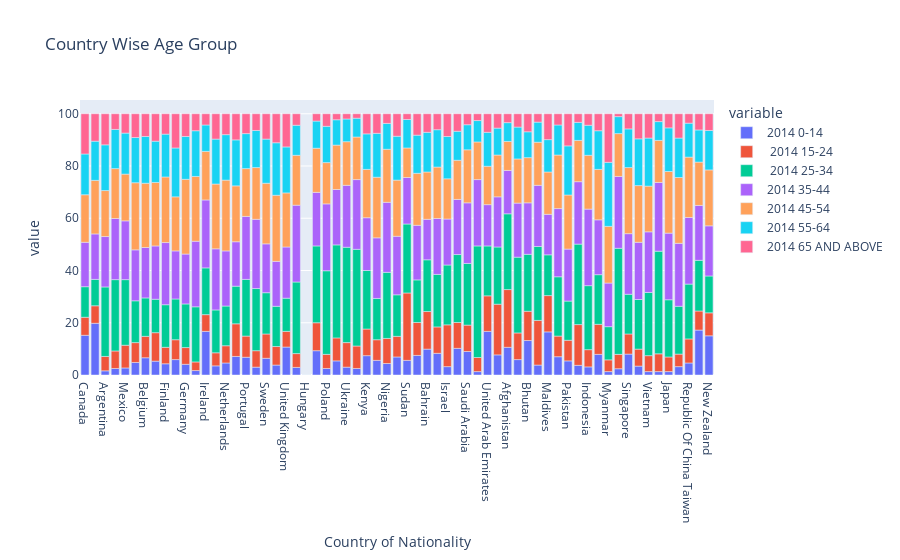

Write notebook code for a chart like this one.
### Code cell
px.bar(df, df.index,['2014 0-14',
 ' 2014 15-24',
 ' 2014 25-34',
 '2014 35-44',
 '2014 45-54',
 '2014 55-64',
 '2014 65 AND ABOVE'], title='Country Wise Age Group')

### Figure 1 — Plotly figure (JSON) as saved in the notebook; plotly's stock layout.template omitted (floating-point values rounded to 4 significant figures)
{"data": [{"alignmentgroup": "True", "hovertemplate": "variable=2014 0-14<br>Country of Nationality=%{x}<br>value=%{y}<extra></extra>", "legendgroup": "2014 0-14", "marker": {"color": "#636efa", "pattern": {"shape": ""}}, "name": "2014 0-14", "offsetgroup": "2014 0-14", "orientation": "v", "showlegend": true, "textposition": "auto", "type": "bar", "x": ["Canada", "United States Of America", "Argentina", "Brazil", "Mexico", "Austria", "Belgium", "Denmark", "Finland", "France", "Germany", "Greece", "Ireland", "Italy", "Netherlands", "Norway", "Portugal", "Spain", "Sweden", "Switzerland", "United Kingdom", "Czech Rep.", "Hungary", "Kazakhstan", "Poland", "Russian Federation", "Ukraine", "Egypt", "Kenya", "Mauritius", "Nigeria", "South Africa", "Sudan", "Tanzania", "Bahrain", "Iraq", "Israel", "Oman", "Saudi Arabia", "Turkey", "United Arab Emirates", "Yemen", "Afghanistan", "Bangladesh", "Bhutan", "Iran", "Maldives", "Nepal", "Pakistan", "Sri Lanka", "Indonesia", "Malaysia", "Myanmar", "Philippines", "Singapore", "Thailand", "Vietnam", "China", "Japan", "Korea (Republic Of ", "Republic Of China Taiwan", "Australia", "New Zealand"], "xaxis": "x", "y": [15.2, 19.8, 1.6, 2.5, 2.7, 4.8, 6.6, 5.3, 4.3, 5.9, 4.1, 1.7, 16.7, 3.5, 4.6, 7.1, 6.8, 3, 6.4, 3.8, 10.7, 2.9, 0, 9.3, 2.5, 5.4, 3, 2.5, 7.4, 5.6, 4.4, 6.9, 5.6, 7.5, 9.9, 8.3, 3.2, 10.2, 9, 1.3, 16.7, 7.7, 10.6, 5.9, 13.2, 3.8, 16.5, 7, 5.4, 3.7, 3.1, 7.9, 1.3, 2.4, 8, 3.4, 1.3, 1.3, 1.3, 3.2, 4.6, 17.2, 15], "yaxis": "y"}, {"alignmentgroup": "True", "hovertemplate": "variable= 2014 15-24<br>Country of Nationality=%{x}<br>value=%{y}<extra></extra>", "legendgroup": " 2014 15-24", "marker": {"color": "#EF553B", "pattern": {"shape": ""}}, "name": " 2014 15-24", "offsetgroup": " 2014 15-24", "orientation": "v", "showlegend": true, "textposition": "auto", "type": "bar", "x": ["Canada", "United States Of America", "Argentina", "Brazil", "Mexico", "Austria", "Belgium", "Denmark", "Finland", "France", "Germany", "Greece", "Ireland", "Italy", "Netherlands", "Norway", "Portugal", "Spain", "Sweden", "Switzerland", "United Kingdom", "Czech Rep.", "Hungary", "Kazakhstan", "Poland", "Russian Federation", "Ukraine", "Egypt", "Kenya", "Mauritius", "Nigeria", "South Africa", "Sudan", "Tanzania", "Bahrain", "Iraq", "Israel", "Oman", "Saudi Arabia", "Turkey", "United Arab Emirates", "Yemen", "Afghanistan", "Bangladesh", "Bhutan", "Iran", "Maldives", "Nepal", "Pakistan", "Sri Lanka", "Indonesia", "Malaysia", "Myanmar", "Philippines", "Singapore", "Thailand", "Vietnam", "China", "Japan", "Korea (Republic Of ", "Republic Of China Taiwan", "Australia", "New Zealand"], "xaxis": "x", "y": [6.9, 6.7, 5.5, 6.7, 8.7, 7.6, 8.2, 10.9, 6.3, 7.6, 6.4, 3.3, 6.4, 5, 6.6, 12.5, 8.1, 6.3, 9.3, 7.1, 6, 5.3, 0, 10.7, 5.4, 8.8, 9.4, 8.6, 10.2, 7.9, 9.6, 7.9, 25.8, 12.6, 14.4, 10.1, 16, 9.9, 10.1, 5.4, 13.6, 19.4, 22.1, 10.2, 11.2, 17.1, 13.9, 7.9, 7.9, 15.6, 6.6, 11.5, 4.5, 5.5, 7.7, 6.5, 6.1, 6.8, 5.6, 4.8, 9.2, 7.3, 8.8], "yaxis": "y"}, {"alignmentgroup": "True", "hovertemplate": "variable= 2014 25-34<br>Country of Nationality=%{x}<br>value=%{y}<extra></extra>", "legendgroup": " 2014 25-34", "marker": {"color": "#00cc96", "pattern": {"shape": ""}}, "name": " 2014 25-34", "offsetgroup": " 2014 25-34", "orientation": "v", "showlegend": true, "textposition": "auto", "type": "bar", "x": ["Canada", "United States Of America", "Argentina", "Brazil", "Mexico", "Austria", "Belgium", "Denmark", "Finland", "France", "Germany", "Greece", "Ireland", "Italy", "Netherlands", "Norway", "Portugal", "Spain", "Sweden", "Switzerland", "United Kingdom", "Czech Rep.", "Hungary", "Kazakhstan", "Poland", "Russian Federation", "Ukraine", "Egypt", "Kenya", "Mauritius", "Nigeria", "South Africa", "Sudan", "Tanzania", "Bahrain", "Iraq", "Israel", "Oman", "Saudi Arabia", "Turkey", "United Arab Emirates", "Yemen", "Afghanistan", "Bangladesh", "Bhutan", "Iran", "Maldives", "Nepal", "Pakistan", "Sri Lanka", "Indonesia", "Malaysia", "Myanmar", "Philippines", "Singapore", "Thailand", "Vietnam", "China", "Japan", "Korea (Republic Of ", "Republic Of China Taiwan", "Australia", "New Zealand"], "xaxis": "x", "y": [11.7, 10.1, 26.6, 27.3, 25.1, 16, 14.7, 12.8, 16.3, 15.6, 16.7, 21.1, 17.9, 16.4, 15.2, 14.4, 21.7, 23.8, 15.8, 15.4, 12.7, 27.4, 0, 29.4, 32, 35.6, 36.5, 37, 22.4, 15.8, 25.3, 15.9, 26.4, 16.3, 19.8, 20.1, 22.9, 26, 23.6, 42.7, 19.1, 21.9, 29, 29, 21.8, 28.3, 15.6, 22.7, 15, 30.8, 24.5, 19, 12.7, 40.6, 15.2, 19, 24.2, 39.3, 21.9, 18.3, 21, 19.4, 14.1], "yaxis": "y"}, {"alignmentgroup": "True", "hovertemplate": "variable=2014 35-44<br>Country of Nationality=%{x}<br>value=%{y}<extra></extra>", "legendgroup": "2014 35-44", "marker": {"color": "#ab63fa", "pattern": {"shape": ""}}, "name": "2014 35-44", "offsetgroup": "2014 35-44", "orientation": "v", "showlegend": true, "textposition": "auto", "type": "bar", "x": ["Canada", "United States Of America", "Argentina", "Brazil", "Mexico", "Austria", "Belgium", "Denmark", "Finland", "France", "Germany", "Greece", "Ireland", "Italy", "Netherlands", "Norway", "Portugal", "Spain", "Sweden", "Switzerland", "United Kingdom", "Czech Rep.", "Hungary", "Kazakhstan", "Poland", "Russian Federation", "Ukraine", "Egypt", "Kenya", "Mauritius", "Nigeria", "South Africa", "Sudan", "Tanzania", "Bahrain", "Iraq", "Israel", "Oman", "Saudi Arabia", "Turkey", "United Arab Emirates", "Yemen", "Afghanistan", "Bangladesh", "Bhutan", "Iran", "Maldives", "Nepal", "Pakistan", "Sri Lanka", "Indonesia", "Malaysia", "Myanmar", "Philippines", "Singapore", "Thailand", "Vietnam", "China", "Japan", "Korea (Republic Of ", "Republic Of China Taiwan", "Australia", "New Zealand"], "xaxis": "x", "y": [17, 17.4, 19.3, 23.4, 22.5, 19.5, 19.3, 20.4, 23.8, 18.4, 19.1, 25.1, 26, 23.4, 21.1, 17, 24.1, 26.5, 18.7, 17.2, 19.6, 29.4, 0, 20.5, 25.6, 21.2, 23.7, 26.7, 20.2, 23.2, 26.8, 22.4, 17.8, 20.9, 15.5, 21.4, 17.6, 21.1, 23.2, 25.4, 15.8, 19.2, 16.6, 20.7, 19.7, 23.4, 15.5, 26.1, 19.9, 23.9, 29.3, 21, 16.7, 27.5, 23.2, 21.9, 23.2, 26.3, 25.5, 24.1, 25.5, 21, 19.2], "yaxis": "y"}, {"alignmentgroup": "True", "hovertemplate": "variable=2014 45-54<br>Country of Nationality=%{x}<br>value=%{y}<extra></extra>", "legendgroup": "2014 45-54", "marker": {"color": "#FFA15A", "pattern": {"shape": ""}}, "name": "2014 45-54", "offsetgroup": "2014 45-54", "orientation": "v", "showlegend": true, "textposition": "auto", "type": "bar", "x": ["Canada", "United States Of America", "Argentina", "Brazil", "Mexico", "Austria", "Belgium", "Denmark", "Finland", "France", "Germany", "Greece", "Ireland", "Italy", "Netherlands", "Norway", "Portugal", "Spain", "Sweden", "Switzerland", "United Kingdom", "Czech Rep.", "Hungary", "Kazakhstan", "Poland", "Russian Federation", "Ukraine", "Egypt", "Kenya", "Mauritius", "Nigeria", "South Africa", "Sudan", "Tanzania", "Bahrain", "Iraq", "Israel", "Oman", "Saudi Arabia", "Turkey", "United Arab Emirates", "Yemen", "Afghanistan", "Bangladesh", "Bhutan", "Iran", "Maldives", "Nepal", "Pakistan", "Sri Lanka", "Indonesia", "Malaysia", "Myanmar", "Philippines", "Singapore", "Thailand", "Vietnam", "China", "Japan", "Korea (Republic Of ", "Republic Of China Taiwan", "Australia", "New Zealand"], "xaxis": "x", "y": [18.2, 20.5, 17.6, 19.1, 17.9, 25.7, 24.6, 24.3, 25.1, 20.7, 28.6, 24.8, 18.6, 24.8, 27.1, 21.4, 18.3, 19.8, 23.2, 25.3, 20.7, 19.1, 0, 16.9, 15.8, 17, 16.7, 16.3, 18.5, 23.2, 20.3, 21.5, 11.3, 19.9, 18.1, 19.7, 15.4, 15, 20.3, 14.4, 14.7, 16, 11.1, 16.9, 17.3, 16.5, 16.2, 20.5, 20.7, 15.8, 20.6, 19.3, 21.7, 16.4, 25.3, 21.7, 17.5, 16.1, 23.6, 25.2, 23.1, 16.6, 21.4], "yaxis": "y"}, {"alignmentgroup": "True", "hovertemplate": "variable=2014 55-64<br>Country of Nationality=%{x}<br>value=%{y}<extra></extra>", "legendgroup": "2014 55-64", "marker": {"color": "#19d3f3", "pattern": {"shape": ""}}, "name": "2014 55-64", "offsetgroup": "2014 55-64", "orientation": "v", "showlegend": true, "textposition": "auto", "type": "bar", "x": ["Canada", "United States Of America", "Argentina", "Brazil", "Mexico", "Austria", "Belgium", "Denmark", "Finland", "France", "Germany", "Greece", "Ireland", "Italy", "Netherlands", "Norway", "Portugal", "Spain", "Sweden", "Switzerland", "United Kingdom", "Czech Rep.", "Hungary", "Kazakhstan", "Poland", "Russian Federation", "Ukraine", "Egypt", "Kenya", "Mauritius", "Nigeria", "South Africa", "Sudan", "Tanzania", "Bahrain", "Iraq", "Israel", "Oman", "Saudi Arabia", "Turkey", "United Arab Emirates", "Yemen", "Afghanistan", "Bangladesh", "Bhutan", "Iran", "Maldives", "Nepal", "Pakistan", "Sri Lanka", "Indonesia", "Malaysia", "Myanmar", "Philippines", "Singapore", "Thailand", "Vietnam", "China", "Japan", "Korea (Republic Of ", "Republic Of China Taiwan", "Australia", "New Zealand"], "xaxis": "x", "y": [15.6, 15, 17.5, 15, 15.7, 17.3, 17.9, 15.8, 16.4, 18.7, 16.4, 17.5, 10.1, 17.2, 17.4, 17.6, 13.4, 14.2, 16.9, 20.1, 17.6, 11.5, 0, 10.4, 13.9, 9.7, 8.7, 7.2, 13.6, 16.8, 9.9, 16.8, 10.9, 14.6, 15.2, 14.3, 16.2, 11.1, 9.6, 8.2, 13, 10.3, 7.2, 12.2, 9.9, 7.7, 12.4, 11.5, 18.8, 6.9, 11.5, 14.8, 24.5, 6.5, 14.8, 17.9, 18.4, 7.2, 16.7, 15.1, 13, 12.3, 15.1], "yaxis": "y"}, {"alignmentgroup": "True", "hovertemplate": "variable=2014 65 AND ABOVE<br>Country of Nationality=%{x}<br>value=%{y}<extra></extra>", "legendgroup": "2014 65 AND ABOVE", "marker": {"color": "#FF6692", "pattern": {"shape": ""}}, "name": "2014 65 AND ABOVE", "offsetgroup": "2014 65 AND ABOVE", "orientation": "v", "showlegend": true, "textposition": "auto", "type": "bar", "x": ["Canada", "United States Of America", "Argentina", "Brazil", "Mexico", "Austria", "Belgium", "Denmark", "Finland", "France", "Germany", "Greece", "Ireland", "Italy", "Netherlands", "Norway", "Portugal", "Spain", "Sweden", "Switzerland", "United Kingdom", "Czech Rep.", "Hungary", "Kazakhstan", "Poland", "Russian Federation", "Ukraine", "Egypt", "Kenya", "Mauritius", "Nigeria", "South Africa", "Sudan", "Tanzania", "Bahrain", "Iraq", "Israel", "Oman", "Saudi Arabia", "Turkey", "United Arab Emirates", "Yemen", "Afghanistan", "Bangladesh", "Bhutan", "Iran", "Maldives", "Nepal", "Pakistan", "Sri Lanka", "Indonesia", "Malaysia", "Myanmar", "Philippines", "Singapore", "Thailand", "Vietnam", "China", "Japan", "Korea (Republic Of ", "Republic Of China Taiwan", "Australia", "New Zealand"], "xaxis": "x", "y": [15.4, 10.5, 11.9, 6, 7.4, 9.1, 8.7, 10.5, 7.8, 13.1, 8.7, 6.5, 4.3, 9.7, 8, 10, 7.6, 6.4, 9.7, 11.1, 12.7, 4.4, 0, 2.8, 4.8, 2.3, 2, 1.7, 7.7, 7.5, 3.7, 8.6, 2.2, 8.2, 7.1, 6.1, 8.7, 6.7, 4.2, 2.6, 7.1, 5.5, 3.4, 5.1, 6.9, 3.2, 9.9, 4.3, 12.3, 3.3, 4.4, 6.5, 18.6, 1.1, 5.8, 9.6, 9.3, 3, 5.4, 9.3, 3.6, 6.2, 6.4], "yaxis": "y"}], "layout": {"barmode": "relative", "legend": {"title": {"text": "variable"}, "tracegroupgap": 0}, "title": {"text": "Country Wise Age Group"}, "xaxis": {"anchor": "y", "domain": [0, 1], "title": {"text": "Country of Nationality"}}, "yaxis": {"anchor": "x", "domain": [0, 1], "title": {"text": "value"}}}}
